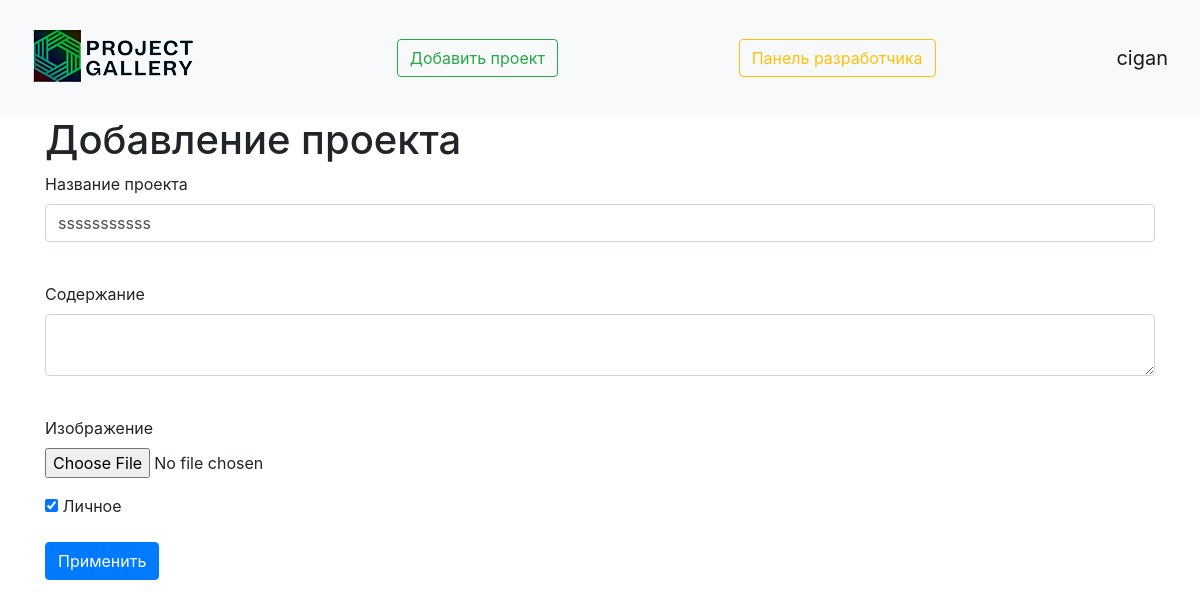
Page /projects/7 (signed in) on the committed database.
### data/user.py (models this page shows, shortened)
class User(SqlAlchemyBase, UserMixin, SerializerMixin):
    __tablename__ = 'users'
    id = sqlalchemy.Column(sqlalchemy.Integer,
                           primary_key=True, autoincrement=True)
    name = sqlalchemy.Column(sqlalchemy.String, nullable=True)
    about = sqlalchemy.Column(sqlalchemy.String, nullable=True)
    email = sqlalchemy.Column(sqlalchemy.String,
                              index=True, unique=True, nullable=True)
    hashed_password = sqlalchemy.Column(sqlalchemy.String, nullable=True)
    created_date = sqlalchemy.Column(sqlalchemy.DateTime,
                                     default=datetime.datetime.now)
    is_developer = sqlalchemy.Column(sqlalchemy.Boolean, nullable=True, default=False)
    projects = orm.relation("Projects", back_populates='user')
    likes = sqlalchemy.Column(sqlalchemy.Integer)
    dislikes = sqlalchemy.Column(sqlalchemy.Integer)

### data/projects.py (models this page shows)
class Projects(SqlAlchemyBase, SerializerMixin):
    __tablename__ = 'projects'
    id = sqlalchemy.Column(sqlalchemy.Integer,
                           primary_key=True, autoincrement=True)
    title = sqlalchemy.Column(sqlalchemy.String, nullable=True)
    content = sqlalchemy.Column(sqlalchemy.String, nullable=True)
    created_date = sqlalchemy.Column(sqlalchemy.DateTime,
                                     default=datetime.datetime.now)
    is_private = sqlalchemy.Column(sqlalchemy.Boolean, default=True)
    is_confirmed = sqlalchemy.Column(sqlalchemy.Boolean, nullable=True, default=False)
    is_deleted = sqlalchemy.Column(sqlalchemy.Boolean, nullable=True, default=False)
    image = sqlalchemy.Column()
    like = sqlalchemy.Column(sqlalchemy.Integer, default=0)
    dislike = sqlalchemy.Column(sqlalchemy.Integer, default=0)
    user_id = sqlalchemy.Column(sqlalchemy.Integer,
                                sqlalchemy.ForeignKey("users.id"))
    user = orm.relation('User')

### main.py (the view, shortened to what this page needs)
@app.route('/projects/<int:id>', methods=['GET', 'POST'])
@login_required
def edit_projects(id):
    form = ProjectsForm()
    if request.method == "GET":
        db_sess = db_session.create_session()
        projects = db_sess.query(Projects).filter(Projects.id == id).first()
        if projects.is_confirmed:
            projects.is_confirmed = False
        if projects:
            form.title.data = projects.title
            form.content.data = projects.content
            form.is_private.data = projects.is_private
        else:
            abort(404)
    return render_template('projects.html',
                           title='Редактирование проекта',
                           form=form
                           )

### forms/projects.py
class ProjectsForm(FlaskForm):
    title = StringField('Название проекта', validators=[DataRequired()])
    content = TextAreaField("Содержание")
    is_private = BooleanField("Личное")
    image = FileField('Изображение')
    submit = SubmitField('Применить')

### data/db_session.py (called while the page is built)
def create_session() -> Session:
    global __factory
    return __factory()

### main.py (called while the page is built)
@login_manager.user_loader
def load_user(user_id):
    db_sess = db_session.create_session()
    return db_sess.query(User).get(user_id)

### templates/projects.html (shortened to what this page needs)
{% extends "base.html" %}
{% block content %}
<h1>Добавление проекта</h1>
<form action="" method="post" enctype="multipart/form-data" novalidate>
    <p>
        {{ form.title.label }}<br>
        {{ form.title(class="form-control") }}<br>
    </p>
    <p>
        {{ form.content.label }}<br>
        {{ form.content(class="form-control") }}<br>
    </p>
    <p>
        {{ form.image.label() }}<br>
        {{ form.image() }}<br>
    </p>
    <p>{{ form.is_private() }} {{ form.is_private.label }}</p>
    <p>{{ form.submit(type="submit", class="btn btn-primary") }}</p>
</form>
{% endblock %}

### templates/base.html (shortened to what this page needs)
<!doctype html>
<html lang="en">
<head>
    <link rel="stylesheet"
          href="https://stackpath.bootstrapcdn.com/bootstrap/4.4.1/css/bootstrap.min.css"
>
    <link rel="stylesheet" href="static/css/base.css">
</head>
<body>
<header>
    <nav class="navbar navbar-light bg-light">
        <a href="/"><img src="/static/img/small_logo2.png" alt="здесь должна была быть картинка, но не нашлась"></a>
        <a href="/projects" class="btn btn-outline-success">Добавить проект</a>
        {% if current_user.is_developer %}
        <a href="/developer_panel" class="btn btn-outline-warning">
            Панель разработчика
        </a>
        {% endif %}
        {% if current_user.is_authenticated %}
    <a class="navbar-brand" href="/user_profile">{{ current_user.name }}</a>
{% else %}
    <p>
        <a class="btn btn-primary " href="/register">Зарегистрироваться</a>
        <a class="btn btn-success" href="/login">Войти</a>
    </p>
{% endif %}
    </nav>
</header>
<main role="main" class="container">
    {% block content %}{% endblock %}
</main>
</body>
</html>

### static/css/base.css (style rules this page uses)
header { position: sticky; top: 0; }

### rows in the picture
User: name "cigan"
Projects: title "sssssssssss", is_private "☑"
